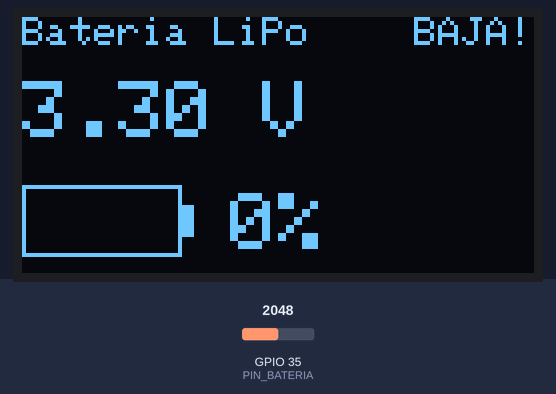
Recording of a sketch running on a simulated ESP32. Parts: 128×64 one-colour display. The test bench sets the inputs (shaded band); at power-on: GPIO 35 (PIN_BATERIA) = 2048 (analog values on the 0–4095 scale). What the sketch prints to the serial monitor is not drawn.

Above: at 1.2 s.
1.3 s: GPIO 35 (PIN_BATERIA) set to 2105
At 3.3 s:
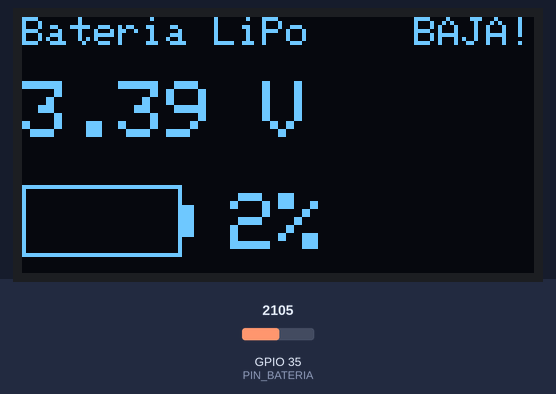
3.6 s: GPIO 35 (PIN_BATERIA) set to 2866
At 4.8 s:
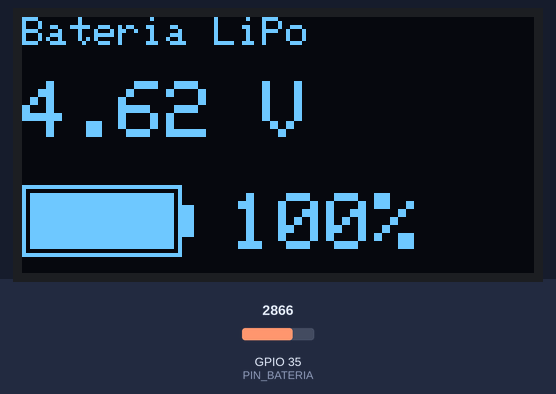
5.7 s: GPIO 35 (PIN_BATERIA) set to 3603
At 7.3 s:
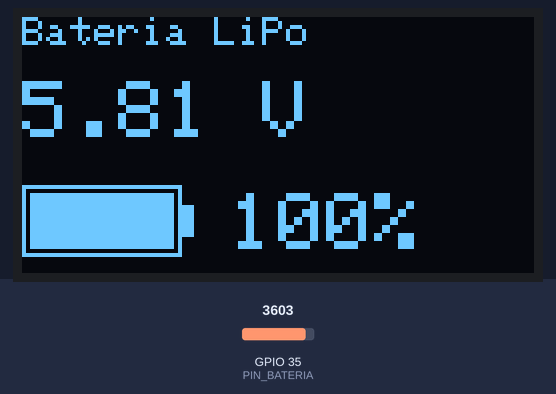
7.7 s: GPIO 35 (PIN_BATERIA) set to 2047
At 9.8 s:
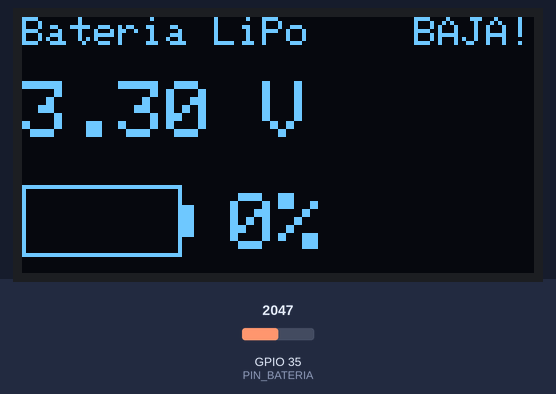
Timing chart, 0 to 10.8 s (numbered marks = the images above; inputs shaded):
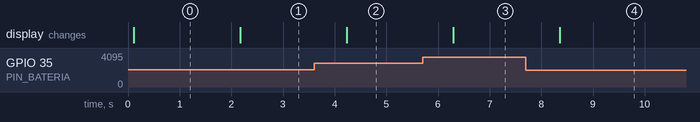

The sketch:

bateria_lora32.ino
```cpp
// =====================================================================
//  Monitor de bateria LiPo - LilyGO TTGO T3 LoRa32 V1.6.1
//  Muestra el voltaje y el porcentaje de la bateria en la pantalla OLED
//  y en el Monitor Serie (115200 baudios).
//
//  Librerias necesarias (Arduino IDE > Gestor de librerias):
//    - Adafruit SSD1306
//    - Adafruit GFX Library
//
//  Placa en Arduino IDE: "TTGO LoRa32-OLED" o "ESP32 Dev Module"
// =====================================================================

#include <Wire.h>
#include <Adafruit_GFX.h>
#include <Adafruit_SSD1306.h>

// --- Pantalla OLED de la T3 V1.6.1 ---
#define OLED_SDA   21
#define OLED_SCL   22
#define OLED_ADDR  0x3C
#define ANCHO      128
#define ALTO       64

// --- Lectura de bateria ---
#define PIN_BATERIA     35    // ADC conectado a la bateria por un divisor 1:2
#define FACTOR_DIVISOR  2.0   // la placa reduce el voltaje a la mitad
#define MUESTRAS        16    // promediar varias lecturas reduce el ruido
#define VOLTAJE_BAJO    3.40  // debajo de esto se muestra aviso de bateria baja

Adafruit_SSD1306 pantalla(ANCHO, ALTO, &Wire, -1);

// Tabla aproximada voltaje -> porcentaje para una LiPo de 1 celda en reposo
const float tablaVoltaje[]    = {3.30, 3.50, 3.60, 3.70, 3.75, 3.80, 3.85, 3.90, 4.00, 4.10, 4.20};
const int   tablaPorcentaje[] = {   0,    5,   10,   25,   35,   45,   55,   65,   80,   90,  100};
const int   PUNTOS = sizeof(tablaVoltaje) / sizeof(tablaVoltaje[0]);

// Lee el voltaje real de la bateria en voltios
float leerVoltajeBateria() {
  uint32_t suma = 0;
  for (int i = 0; i < MUESTRAS; i++) {
    suma += analogReadMilliVolts(PIN_BATERIA);  // lectura calibrada en mV
    delay(2);
  }
  float milivoltios = suma / (float)MUESTRAS;
  return milivoltios * FACTOR_DIVISOR / 1000.0;
}

// Convierte voltaje a porcentaje interpolando en la tabla
int voltajeAPorcentaje(float v) {
  if (v <= tablaVoltaje[0])          return 0;
  if (v >= tablaVoltaje[PUNTOS - 1]) return 100;
  for (int i = 1; i < PUNTOS; i++) {
    if (v < tablaVoltaje[i]) {
      float t = (v - tablaVoltaje[i - 1]) / (tablaVoltaje[i] - tablaVoltaje[i - 1]);
      return tablaPorcentaje[i - 1] + t * (tablaPorcentaje[i] - tablaPorcentaje[i - 1]);
    }
  }
  return 100;
}

// Dibuja un icono de bateria relleno segun el porcentaje
void dibujarIconoBateria(int x, int y, int porcentaje) {
  const int ancho = 40, alto = 18;
  pantalla.drawRect(x, y, ancho, alto, SSD1306_WHITE);
  pantalla.fillRect(x + ancho, y + 5, 3, alto - 10, SSD1306_WHITE);  // terminal +
  int relleno = (ancho - 4) * porcentaje / 100;
  pantalla.fillRect(x + 2, y + 2, relleno, alto - 4, SSD1306_WHITE);
}

void setup() {
  Serial.begin(115200);
  analogReadResolution(12);

  Wire.begin(OLED_SDA, OLED_SCL);
  if (!pantalla.begin(SSD1306_SWITCHCAPVCC, OLED_ADDR)) {
    Serial.println("No se encontro la pantalla OLED");
    while (true) delay(1000);
  }
  pantalla.clearDisplay();
  pantalla.display();
}

void loop() {
  float voltaje   = leerVoltajeBateria();
  int porcentaje  = voltajeAPorcentaje(voltaje);

  Serial.printf("Bateria: %.2f V  (%d %%)\n", voltaje, porcentaje);

  pantalla.clearDisplay();
  pantalla.setTextColor(SSD1306_WHITE);

  // Titulo
  pantalla.setTextSize(1);
  pantalla.setCursor(0, 0);
  pantalla.print("Bateria LiPo");
  if (voltaje < VOLTAJE_BAJO) {
    pantalla.setCursor(98, 0);
    pantalla.print("BAJA!");
  }

  // Voltaje grande
  pantalla.setTextSize(2);
  pantalla.setCursor(0, 16);
  pantalla.printf("%.2f V", voltaje);

  // Icono y porcentaje
  dibujarIconoBateria(0, 42, porcentaje);
  pantalla.setCursor(52, 44);
  pantalla.printf("%d%%", porcentaje);

  pantalla.display();
  delay(2000);  // actualizar cada 2 segundos
}
```

Measured:
- the behaviour switches between 2051 and 2052 on GPIO 35 (PIN_BATERIA) (found by bisection; images 0 and 1)
- after the input at 1.3 s, the display: changes after 0.87 s (image 1)
- after the input at 3.6 s, the display: changes after 0.63 s (image 2)
- after the input at 5.7 s, the display: changes after 0.59 s (image 3)
- after the input at 7.7 s, the display: changes after 0.65 s (image 4)
